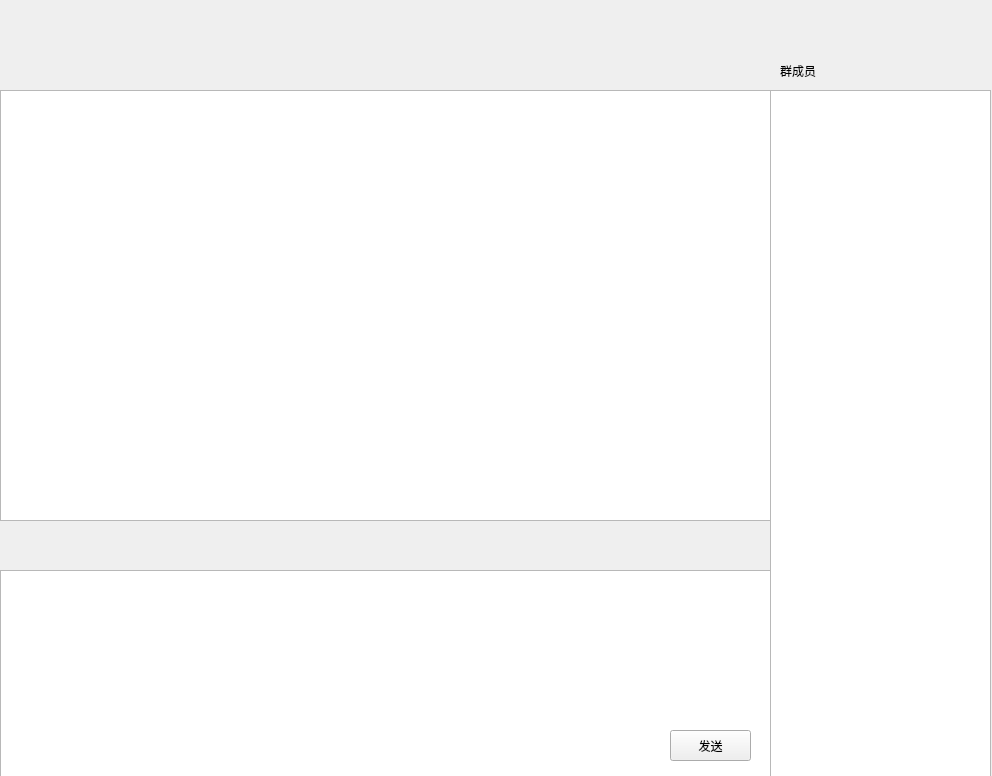
<?xml version="1.0" encoding="UTF-8"?>
<ui version="4.0">
 <class>Form</class>
 <widget class="QWidget" name="Form">
  <property name="geometry">
   <rect>
    <x>0</x>
    <y>0</y>
    <width>992</width>
    <height>776</height>
   </rect>
  </property>
  <property name="windowTitle">
   <string>Form</string>
  </property>
  <widget class="QTextEdit" name="m_textEdt">
   <property name="geometry">
    <rect>
     <x>0</x>
     <y>570</y>
     <width>771</width>
     <height>211</height>
    </rect>
   </property>
  </widget>
  <widget class="QListWidget" name="m_listWgt">
   <property name="geometry">
    <rect>
     <x>0</x>
     <y>90</y>
     <width>771</width>
     <height>431</height>
    </rect>
   </property>
  </widget>
  <widget class="QToolButton" name="s_pic">
   <property name="geometry">
    <rect>
     <x>0</x>
     <y>520</y>
     <width>51</width>
     <height>51</height>
    </rect>
   </property>
   <property name="cursor">
    <cursorShape>PointingHandCursor</cursorShape>
   </property>
   <property name="toolTip">
    <string>发送图片</string>
   </property>
   <property name="text">
    <string/>
   </property>
   <property name="icon">
    <iconset>
     <normaloff>Talker/img/pic.png</normaloff>Talker/img/pic.png</iconset>
   </property>
   <property name="autoRaise">
    <bool>true</bool>
   </property>
  </widget>
  <widget class="QToolButton" name="s_file">
   <property name="geometry">
    <rect>
     <x>50</x>
     <y>520</y>
     <width>51</width>
     <height>51</height>
    </rect>
   </property>
   <property name="cursor">
    <cursorShape>PointingHandCursor</cursorShape>
   </property>
   <property name="toolTip">
    <string>发送文件</string>
   </property>
   <property name="text">
    <string/>
   </property>
   <property name="icon">
    <iconset>
     <normaloff>Talker/img/file.png</normaloff>Talker/img/file.png</iconset>
   </property>
   <property name="autoRaise">
    <bool>true</bool>
   </property>
  </widget>
  <widget class="QLabel" name="lblHead">
   <property name="geometry">
    <rect>
     <x>20</x>
     <y>10</y>
     <width>60</width>
     <height>60</height>
    </rect>
   </property>
   <property name="font">
    <font>
     <family>黑体</family>
    </font>
   </property>
   <property name="frameShape">
    <enum>QFrame::NoFrame</enum>
   </property>
   <property name="text">
    <string/>
   </property>
   <property name="scaledContents">
    <bool>true</bool>
   </property>
  </widget>
  <widget class="QLabel" name="lblName">
   <property name="geometry">
    <rect>
     <x>110</x>
     <y>10</y>
     <width>151</width>
     <height>31</height>
    </rect>
   </property>
   <property name="font">
    <font>
     <family>黑体</family>
     <pointsize>11</pointsize>
    </font>
   </property>
   <property name="text">
    <string/>
   </property>
  </widget>
  <widget class="QLabel" name="lblId">
   <property name="geometry">
    <rect>
     <x>110</x>
     <y>40</y>
     <width>151</width>
     <height>31</height>
    </rect>
   </property>
   <property name="font">
    <font>
     <family>黑体</family>
    </font>
   </property>
   <property name="text">
    <string/>
   </property>
   <property name="textInteractionFlags">
    <set>Qt::LinksAccessibleByMouse</set>
   </property>
  </widget>
  <widget class="QToolButton" name="closeBt">
   <property name="geometry">
    <rect>
     <x>960</x>
     <y>0</y>
     <width>31</width>
     <height>31</height>
    </rect>
   </property>
   <property name="toolTip">
    <string>关闭</string>
   </property>
   <property name="text">
    <string/>
   </property>
   <property name="icon">
    <iconset>
     <normaloff>Talker/img/wclose.png</normaloff>Talker/img/wclose.png</iconset>
   </property>
   <property name="autoRaise">
    <bool>true</bool>
   </property>
  </widget>
  <widget class="QToolButton" name="recordBt">
   <property name="geometry">
    <rect>
     <x>710</x>
     <y>518</y>
     <width>51</width>
     <height>51</height>
    </rect>
   </property>
   <property name="cursor">
    <cursorShape>PointingHandCursor</cursorShape>
   </property>
   <property name="toolTip">
    <string>查看历史消息</string>
   </property>
   <property name="text">
    <string/>
   </property>
   <property name="icon">
    <iconset>
     <normaloff>Talker/img/history.png</normaloff>Talker/img/history.png</iconset>
   </property>
   <property name="autoRaise">
    <bool>true</bool>
   </property>
  </widget>
  <widget class="QLabel" name="label">
   <property name="geometry">
    <rect>
     <x>780</x>
     <y>60</y>
     <width>151</width>
     <height>21</height>
    </rect>
   </property>
   <property name="text">
    <string>群成员</string>
   </property>
  </widget>
  <widget class="QListWidget" name="listWidget">
   <property name="geometry">
    <rect>
     <x>770</x>
     <y>90</y>
     <width>221</width>
     <height>691</height>
    </rect>
   </property>
  </widget>
  <widget class="QToolButton" name="m_submitBtn">
   <property name="geometry">
    <rect>
     <x>670</x>
     <y>730</y>
     <width>81</width>
     <height>31</height>
    </rect>
   </property>
   <property name="cursor">
    <cursorShape>PointingHandCursor</cursorShape>
   </property>
   <property name="text">
    <string>发送</string>
   </property>
  </widget>
 </widget>
 <resources/>
 <connections/>
</ui>
